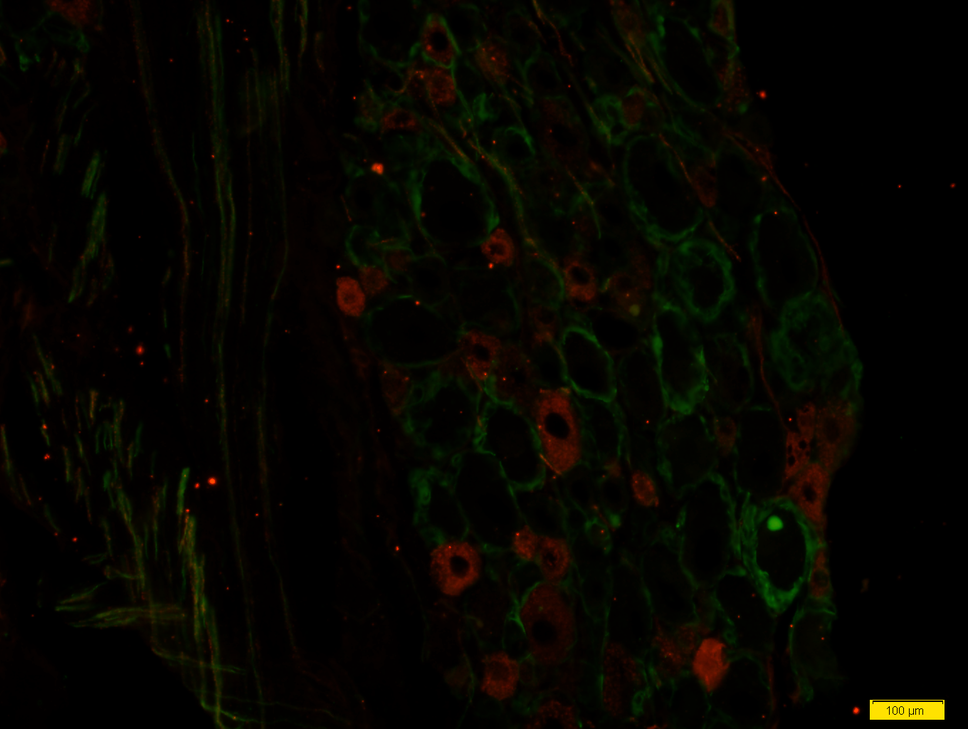
%> input picture cell counting/7d-11FC CGRP 20X 100ms-3_7d-11FC CGRP 20X 100ms-3_7d-11FC GFAP 20X 100ms-3.tif, 968 x 729 px, shrunk from 1360 x 1024 before the run, given in place of 7d-11FC CGRP 20X 100ms-3.tif, which was not available
$ octave cellcount.m   (GNU Octave 9; MATLAB toolbox functions it lacks are replaced by stand-ins)
%> lines starting %> are read from the running program, lines starting %| are printed output that depends on the picture; in (x1, y1, x2, y2) boxes, pixels count from 0 and x2, y2 are one past the last pixel; in counts of white or black regions, pixels touching at a corner belong together; the program's own positions count from 1; pictures that were not available may be replaced by others from this repository, and a replacement may not be noted
clc
clear
close all
I=imread('H:\exchange\cell counting\7d-11FC CGRP 20X 100ms-3.tif');
%> I is the input picture: size 729x968x3 uint8; mean R, G, B 6.4, 5.4, 0
I=I(:,:,1);
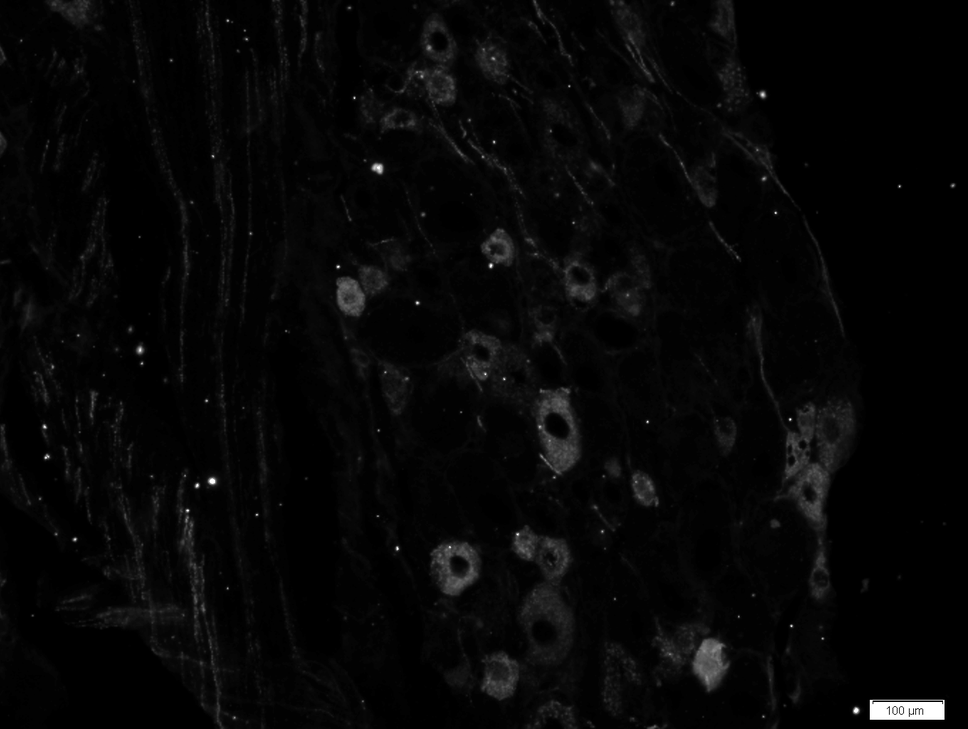
%> I: size 729x968 uint8; min 0, max 255, mean 6.4
% imshow(I);

bg=imopen(I,strel('disk',150));
%> bg: size 729x968 uint8; every value is 0
% figure, surf(double(bg(1:8:end,1:8:end))),zlim([0 255]);
% set(gca,'ydir','reverse');
I2=I-bg;
% figure();
% imshow(I2);

I3=imadjust(I2);
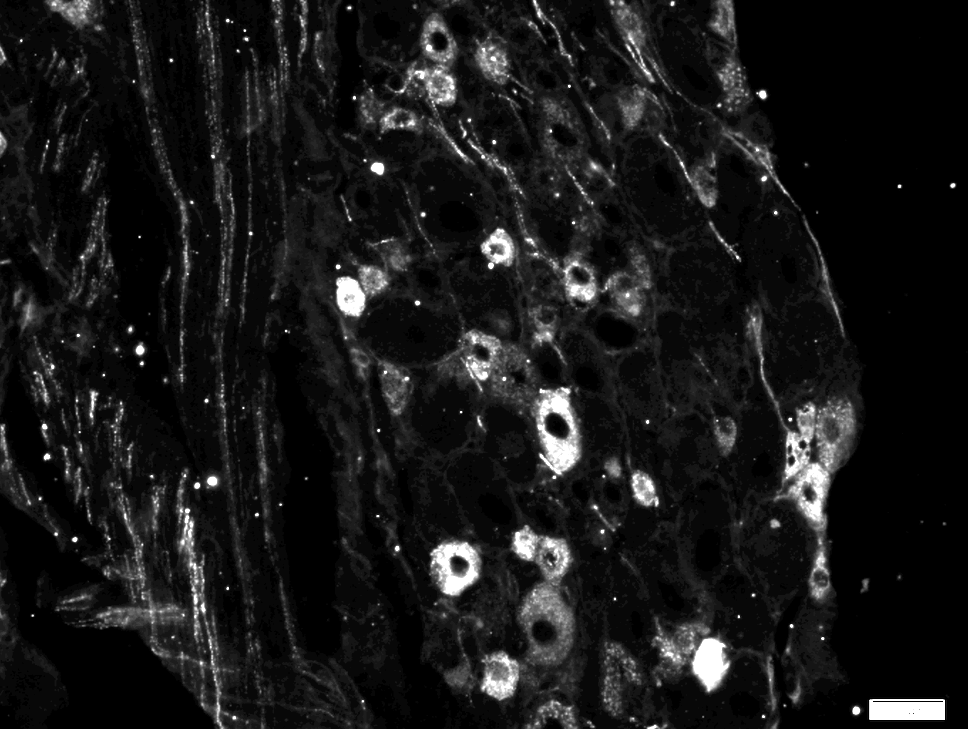
%> I3: size 729x968 uint8; min 0, max 255, mean 24.3
% figure();
% imshow(I3);
level=graythresh(I3);
%> level = 0.318
bw=im2bw(I3,level);
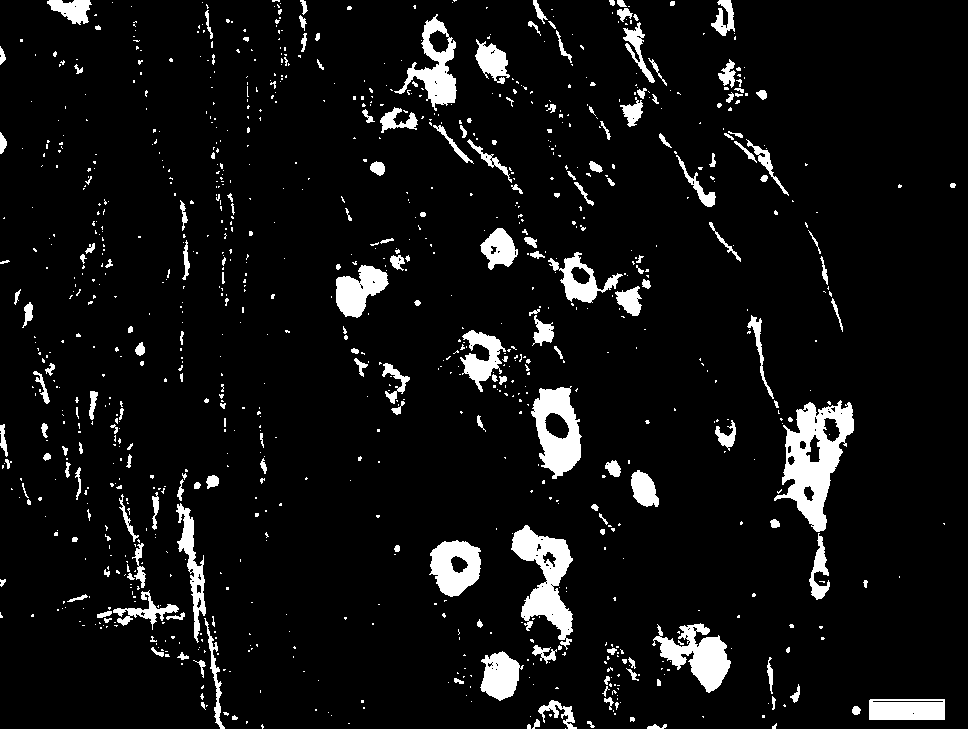
%> bw: size 729x968 logical; 7.1% white; 1010 white regions (812 under 20 px), largest, box (x1, y1, x2, y2) and area: (774, 400, 854, 532) 4802, (511, 525, 573, 650) 3450, (531, 386, 582, 479) 2736

input=bw;
rmax=200;
% cell_judge
bw=bwareaopen(bw,200);
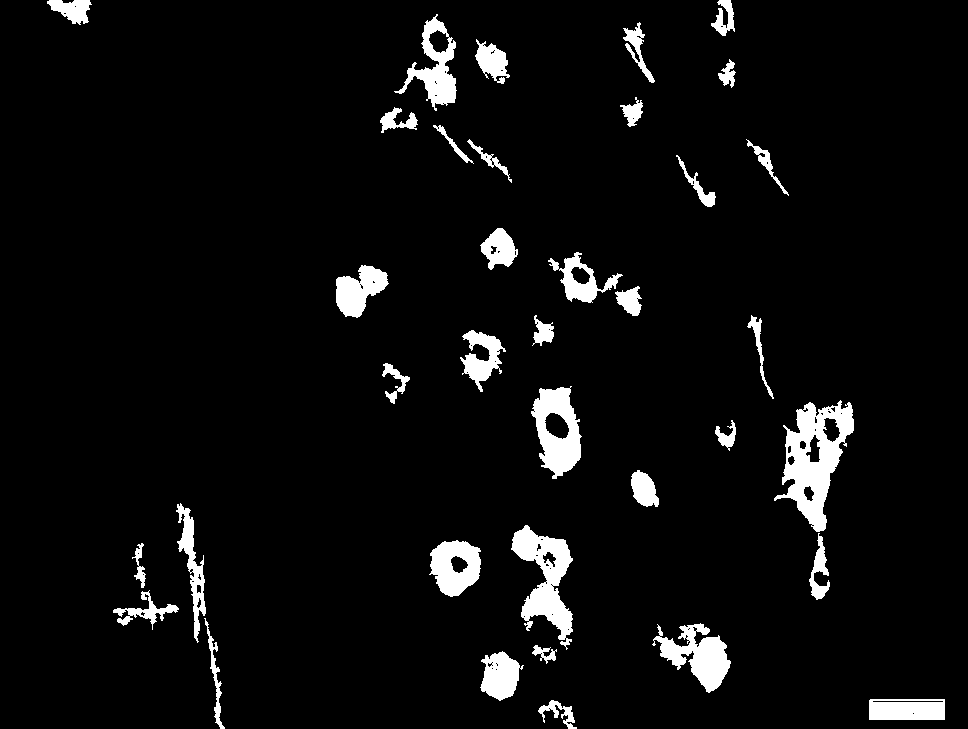
%> bw: size 729x968 logical; 5.3% white; 36 white regions
figure();
imshow(bw);
s=regionprops(bw,'BoundingBox','Eccentricity');
%> s = 36 regions; largest, box (x1, y1, x2, y2) and Eccentricity: (774, 400, 854, 532) 0.882, (511, 525, 573, 650) 0.902, (394, 14, 457, 111) 0.849, (652, 623, 731, 693) 0.77, (531, 386, 582, 479) 0.88
for m=length(s):-1:1
    if s(m).Eccentricity>0.9
        s(m)=[];
    end
end
%> this loop made 36 passes
%> m on passes 1 to 12: 36, 35, 34, 33, 32, 31, 30, 29, 28, 27, 26, 25
%> after the loop, s = 23 regions; largest, box (x1, y1, x2, y2) and Eccentricity: (774, 400, 854, 532) 0.882, (394, 14, 457, 111) 0.849, (652, 623, 731, 693) 0.77, (531, 386, 582, 479) 0.88, (548, 252, 623, 303) 0.743
bbox=cat(1,s.BoundingBox);
%> bbox = 23 rows, first 8: [47.5 0.5 45 25; 336.5 265.5 53 53; 380.5 107.5 38 26; 382.5 363.5 28 41; 394.5 14.5 63 97; 429.5 540.5 52 57; 460.5 330.5 46 62; 475.5 39.5 35 45]
figure();
imshow(bw);
hold on
for num=1:size(bbox)[1];
rectangle('Position',[bbox(num,1),bbox(num,2),bbox(num,3),bbox(num,4)],...
    'Curvature',[0.8,0.4],'LineWidth',2,'LineStyle','--','EdgeColor','g')
end
%> this loop made 23 passes
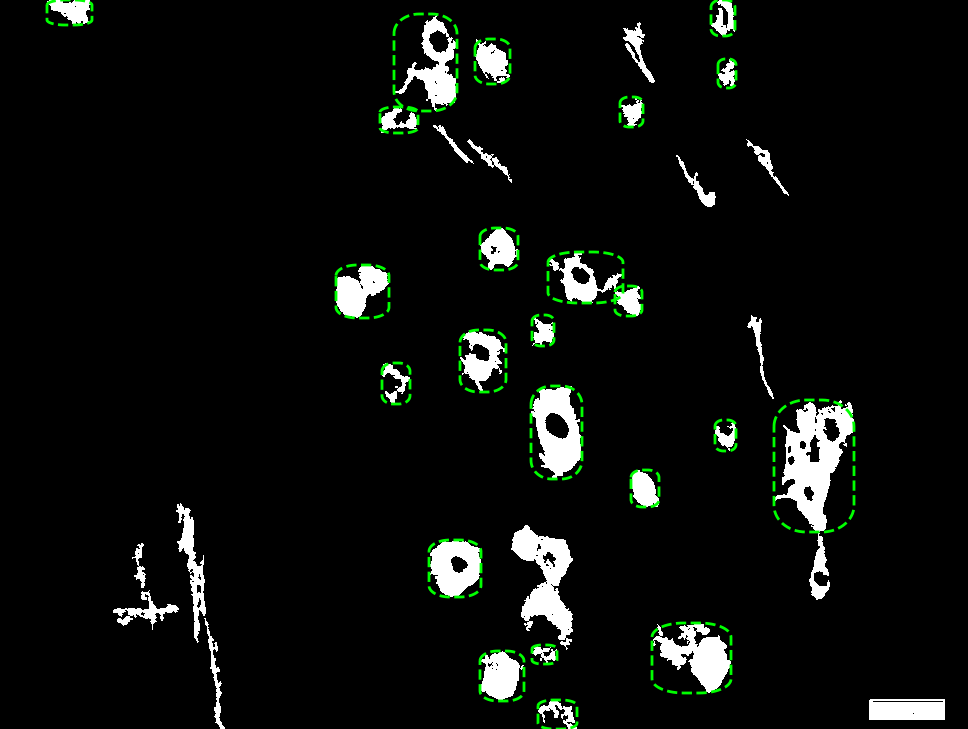
%> figure redrawn from the program's plot data
hold off
